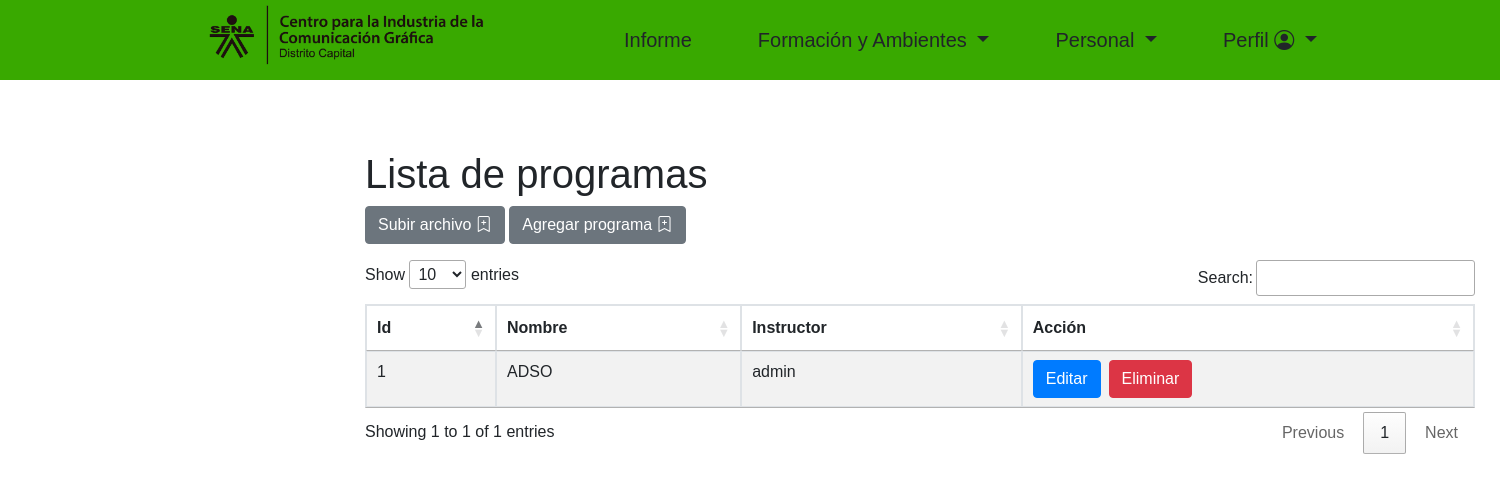
Screenshot of /src/main/resources/templates/administradores/ProgramasAdmin.php (signed in) with the database file from the repository.
### tables this page shows
CREATE TABLE `programa` (
  `id_programa` int(11) NOT NULL,
  `nombre_programa` varchar(255) NOT NULL,
  `id_instructor` int(11) NOT NULL
);

CREATE TABLE `instructor` (
  `id` int(11) NOT NULL,
  `cedula` int(11) NOT NULL,
  `nombre_instructor` varchar(255) NOT NULL,
  `celular` varchar(255) NOT NULL,
  `correo` varchar(255) NOT NULL,
  `contrasena` varchar(255) NOT NULL,
  `rol` int(11) NOT NULL,
  `especialidad` int(11) NOT NULL
);

### src/main/resources/templates/administradores/ProgramasAdmin.php (the view, shortened to what this page needs)
<?php
include('../PHP/Conexion.php');
$consulta = "SELECT * FROM programa";
$resultado_programa = mysqli_query($conexion, $consulta);
?>
<!DOCTYPE html>
<html lang="en">
<head>
    <link rel="stylesheet" href="../CSS/style_programas_admin.css">
    <link rel="stylesheet" href="https://cdn.datatables.net/1.13.1/css/jquery.dataTables.min.css">
    <link rel="stylesheet" href="https://cdn.jsdelivr.net/npm/bootstrap-icons@1.10.2/font/bootstrap-icons.css">
    <link rel="stylesheet" href="https://cdn.jsdelivr.net/npm/bootstrap@4.6.1/dist/css/bootstrap.min.css">
</head>
<header>
    <div class="container">
        <div class="row">
            <div class="col-lg-4 logo_section">
                <div class="full">
                    <div class="center-desk">
                        <div class="logo">
                            <img src="../images/logo_cenigraf.png" alt="cenigraf logo" width="300px">
                        </div>
                    </div>
                </div>
            </div>
            <div class="col-lg-5">
                <nav class="navigation navbar navbar-expand-md navbar-dark mr-auto">
                    <div class="collapse navbar-collapse">
                        <ul class="nav navbar-expand">
                            <li class="nav-link">
                                <a href="PrincipalAdmin.php" id="btn-nav" class="btn btn-lg">Informe</a>
                            </li>
                            <li class="nav-link">
                                <div class="dropdown">
                                    <button type="button" class="btn btn-lg dropdown-toggle" data-toggle="dropdown">Formación y Ambientes </button>
                                </div>
                            </li>
                            <li class="nav-link">
                                <div class="dropdown">
                                    <button type="button" class="btn btn-lg dropdown-toggle" data-toggle="dropdown">Personal </button>
                                </div>
                            </li>
                            <li class="nav-link">
                                <div class="dropdown">
                                    <button type="button" class="btn btn-lg dropdown-toggle" data-toggle="dropdown">
                                        Perfil <i class="bi bi-person-circle"></i>
                                    </button>
                                </div>
                            </li>
                        </ul>
                    </div>
                </nav>
            </div>
        </div>
    </div>
</header>
<body>
    <div class="container" id="info">
        <div class="row">
            <div class="col-md-12">
                <h1>Lista de programas</h1>
                <button class="btn btn-secondary mb-3" data-toggle="collapse" data-target="#archivoProg">Subir archivo
                    <i class="bi bi-bookmark-plus"></i></button>
                <button class="btn btn-secondary mb-3" data-toggle="collapse" data-target="#programa">Agregar programa
                    <i class="bi bi-bookmark-plus"></i></button>
                <table class="table table-striped table-bordered" id="tabla_prog">
                    <thead>
                        <tr>
                            <th>Id</th>
                            <th>Nombre</th>
                            <th>Instructor</th>
                            <th>Acción</th>
                        </tr>
                    </thead>
                    <tbody id="body_prog">
                        <?php
                        while ($fila = mysqli_fetch_assoc($resultado_programa)) {
                            echo "<tr>";
                            echo "<td>{$fila['id_programa']}</td>";
                            echo "<td>{$fila['nombre_programa']}</td>";
                            $id = $fila['id_instructor'];
                            $consulta_instructor = "SELECT nombre_instructor FROM instructor WHERE id = '$id'";
                            $resultado_instructor = mysqli_query($conexion, $consulta_instructor);
                            $nombre_instructor = mysqli_fetch_assoc($resultado_instructor)['nombre_instructor'];
                            echo "<td>{$nombre_instructor}</td>";
                            echo "<td>";
                            echo "<button type='button' class='btn btn-primary mr-2 actualizar' data-toggle='modal' data-target='#editarp'
                            data-id_programa='{$fila['id_programa']}' data-nombre_programa='{$fila['nombre_programa']}' data-id='{$fila['id_instructor']}'>
                            Editar
                            </button>";
                            echo "<button type='button' class='btn btn-danger eliminar'>
                            Eliminar
                            </button>";
                            echo "</td>";
                            echo "</tr>";
                        }
                        ?>
                    </tbody>
                </table>
            </div>
        </div>
    </div>
</body>
</html>

### src/main/resources/templates/CSS/style_programas_admin.css (style rules this page uses)
header { background-color: rgb(57, 169, 0); }
#info { margin: 70px 350px; }
.container { Font-family: Century Gothic, CenturyGothic, AppleGothic, sans-serif; }

### rows the page displays
programa: id_programa "1", nombre_programa "ADSO", id_instructor.nombre_instructor "admin"
